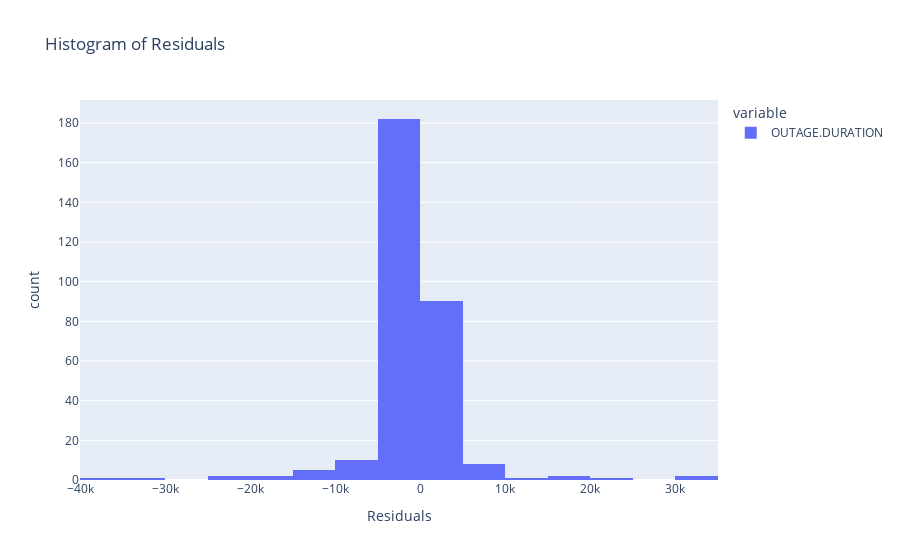

Source (notebook cell):
### Code cell
res = y_test - y_pred
fig = px.histogram(res, nbins=30, labels={'value': 'Residuals'}, title='Histogram of Residuals')
fig.show()
fig.write_html("finalmodelresiduals.html", include_plotlyjs='cdn')

### Figure 1 — Plotly figure (JSON) as saved in the notebook; plotly's stock layout.template omitted (floating-point values rounded to 4 significant figures; data arrays with more than 128 entries replaced by an {"elided": "..."} marker saying what was removed)
{"data": [{"alignmentgroup": "True", "bingroup": "x", "hovertemplate": "variable=OUTAGE.DURATION<br>Residuals=%{x}<br>count=%{y}<extra></extra>", "legendgroup": "OUTAGE.DURATION", "marker": {"color": "#636efa", "pattern": {"shape": ""}}, "name": "OUTAGE.DURATION", "nbinsx": 30, "offsetgroup": "OUTAGE.DURATION", "orientation": "v", "showlegend": true, "type": "histogram", "x": {"elided": "307 float values"}, "xaxis": "x", "yaxis": "y"}], "layout": {"autosize": true, "barmode": "relative", "legend": {"title": {"text": "variable"}, "tracegroupgap": 0}, "title": {"text": "Histogram of Residuals"}, "xaxis": {"anchor": "y", "autorange": true, "domain": [0, 1], "range": [-40000, 35000], "title": {"text": "Residuals"}, "type": "linear"}, "yaxis": {"anchor": "x", "autorange": true, "domain": [0, 1], "range": [0, 191.6], "title": {"text": "count"}}}}
